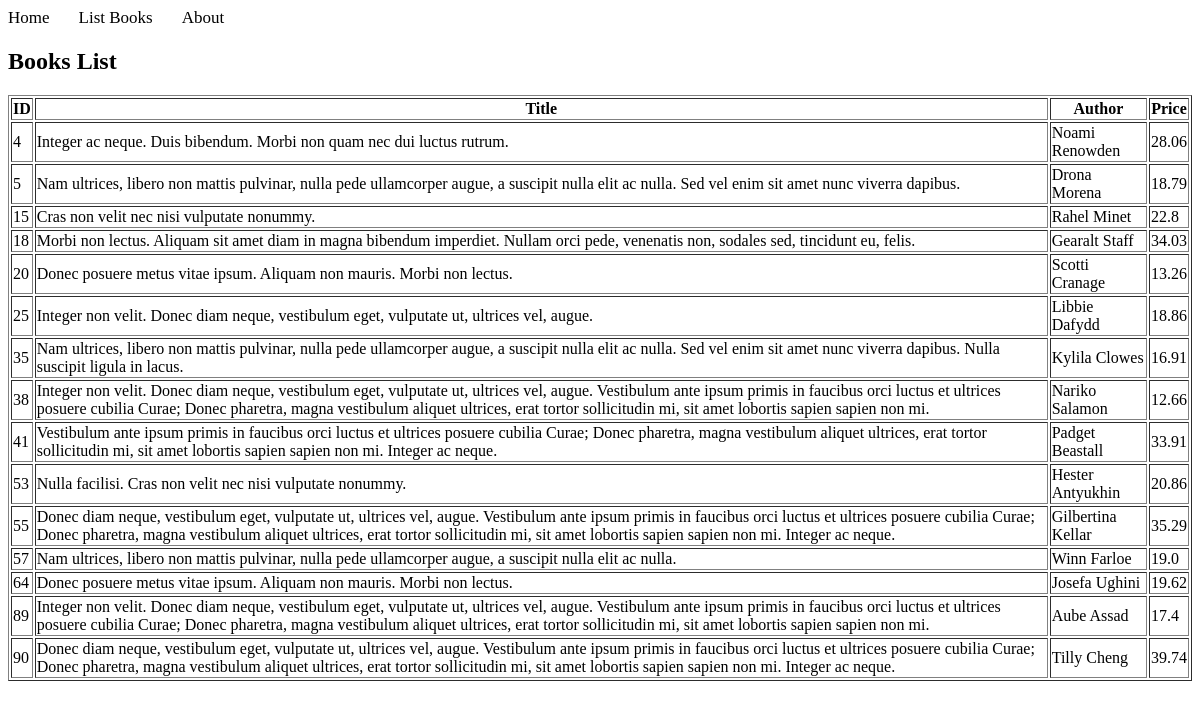
/books/simple/query/, run on an earlier commit of the app's database.
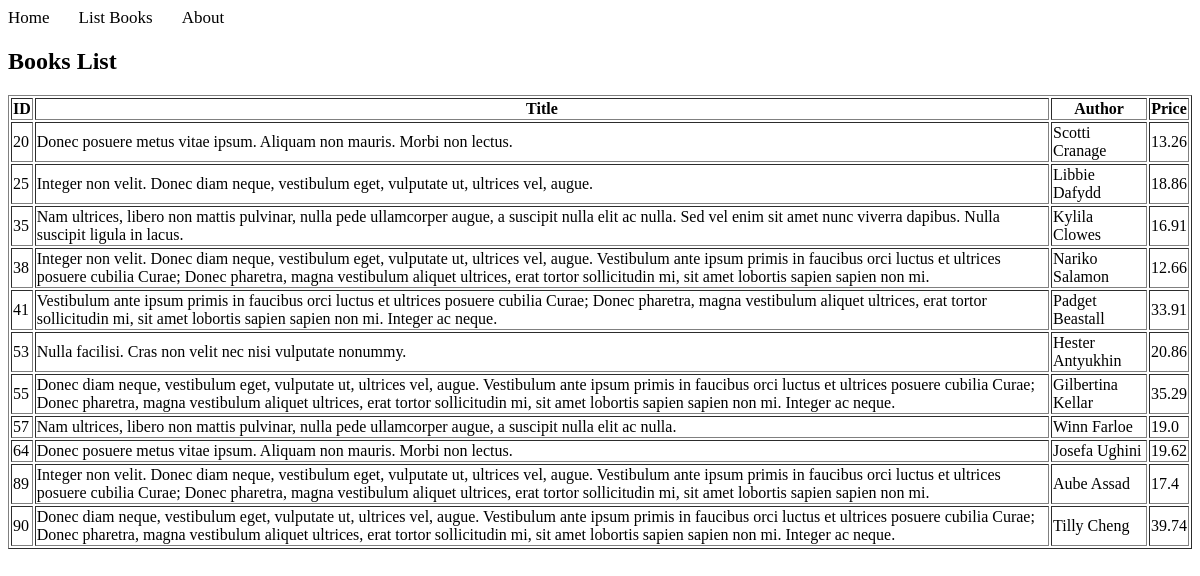
And on a later commit of the database.
### apps/bookmodule/models.py (models this page shows)
class Book(models.Model):
    title = models.CharField(max_length = 50)
    author = models.CharField(max_length = 50)
    price = models.FloatField(default = 0.0)
    edition = models.SmallIntegerField(default = 1)

### apps/bookmodule/views.py (the view)
# urls.py: path("simple/query/", views.simple_query, name="books.simple_query"),
def simple_query(request):
    mybooks=Book.objects.filter(title__icontains=' non ') # <- multiple objects
    return render(request, 'bookmodule/bookList.html', {'books':mybooks})

### apps/templates/bookmodule/bookList.html (shortened to what this page needs)
{% extends "layouts/base.html" %}
{% block content %}
    <h2>Books List</h2>
    {% if books %}
        <table border="1">
            <thead>
                <tr>
                    <th>ID</th>
                    <th>Title</th>
                    <th>Author</th>
                    <th>Price</th>
                </tr>
            </thead>
            <tbody>
                {% for book in books %}
                    <tr>
                        <td>{{ book.id }}</td>
                        <td>{{ book.title }}</td>
                        <td>{{ book.author }}</td>
                        <td>{{ book.price }}</td>
                    </tr>
                {% endfor %}
            </tbody>
        </table>
    {% else %}
        <p>No books found based on your search criteria.</p>
    {% endif %}
{% endblock content %}

What changed in the data, as far as the page shows it:
removed Book: id "4", title "Integer ac neque. Duis bibendum. Morbi non quam nec dui luctus rutrum.", author "Noami Renowden", price "28.06"
removed Book: id "5", title "Nam ultrices, libero non mattis pulvinar, nulla pede ullamcorper augue, a suscipit nulla elit ac nulla. Sed vel enim sit amet nunc viverra dapibus.", author "Drona Morena", price "18.79"
removed Book: id "15", title "Cras non velit nec nisi vulputate nonummy.", author "Rahel Minet", price "22.8"
removed Book: id "18", title "Morbi non lectus. Aliquam sit amet diam in magna bibendum imperdiet. Nullam orci pede, venenatis non, sodales sed, tincidunt eu, felis.", author "Gearalt Staff", price "34.03"
